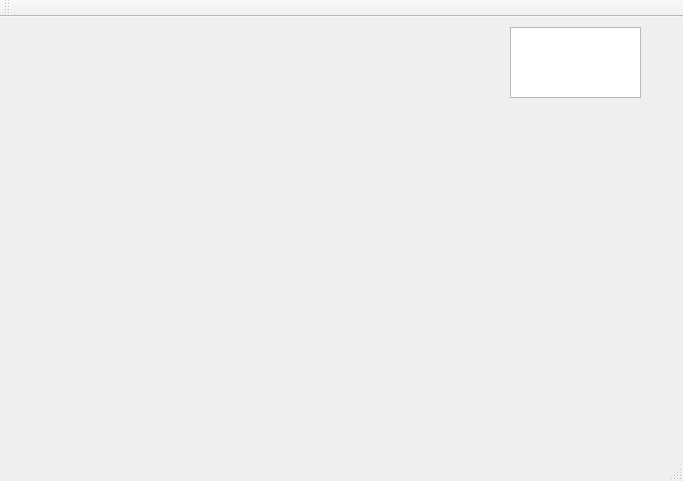
<?xml version="1.0" encoding="UTF-8"?>
<ui version="4.0">
 <class>MainWindow</class>
 <widget class="QMainWindow" name="MainWindow">
  <property name="geometry">
   <rect>
    <x>0</x>
    <y>0</y>
    <width>683</width>
    <height>481</height>
   </rect>
  </property>
  <property name="windowTitle">
   <string>MainWindow</string>
  </property>
  <widget class="QWidget" name="centralWidget">
   <widget class="QCustomPlot" name="widget" native="true">
    <property name="geometry">
     <rect>
      <x>40</x>
      <y>10</y>
      <width>601</width>
      <height>401</height>
     </rect>
    </property>
    <widget class="QTextBrowser" name="textBrowser">
     <property name="geometry">
      <rect>
       <x>470</x>
       <y>0</y>
       <width>131</width>
       <height>71</height>
      </rect>
     </property>
     <property name="font">
      <font>
       <pointsize>9</pointsize>
      </font>
     </property>
    </widget>
   </widget>
  </widget>
  <widget class="QMenuBar" name="menuBar">
   <property name="geometry">
    <rect>
     <x>0</x>
     <y>0</y>
     <width>683</width>
     <height>23</height>
    </rect>
   </property>
  </widget>
  <widget class="QToolBar" name="mainToolBar">
   <attribute name="toolBarArea">
    <enum>TopToolBarArea</enum>
   </attribute>
   <attribute name="toolBarBreak">
    <bool>false</bool>
   </attribute>
  </widget>
  <widget class="QStatusBar" name="statusBar"/>
 </widget>
 <layoutdefault spacing="6" margin="11"/>
 <customwidgets>
  <customwidget>
   <class>QCustomPlot</class>
   <extends>QWidget</extends>
   <header>qcustomplot.h</header>
   <container>1</container>
  </customwidget>
 </customwidgets>
 <resources/>
 <connections/>
</ui>
